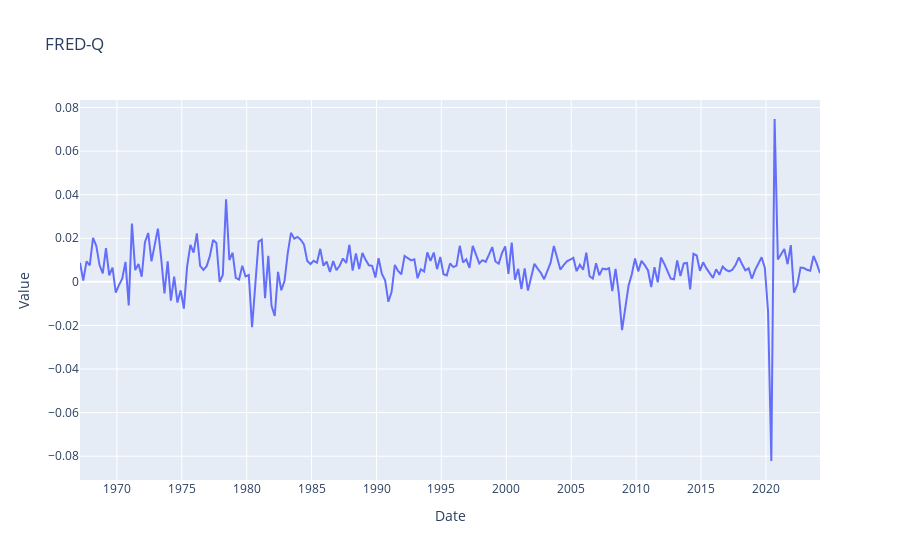

Write notebook code for a chart like this one.
### Code cell
df_q.index = pd.to_datetime(df_q.index)
fig = px.line(df_q, x=df_q.index, y="GDPC1", title='FRED-Q')
fig.update_layout(xaxis_title="Date", yaxis_title="Value")
fig.update_xaxes(nticks=20, tickformat="%Y")
fig.show()

### Figure 1 — Plotly figure (JSON) as saved in the notebook; plotly's stock layout.template omitted (floating-point values rounded to 4 significant figures; data arrays with more than 128 entries replaced by an {"elided": "..."} marker saying what was removed)
{"data": [{"hovertemplate": "sasdate=%{x}<br>GDPC1=%{y}<extra></extra>", "legendgroup": "", "line": {"color": "#636efa", "dash": "solid"}, "marker": {"symbol": "circle"}, "mode": "lines", "name": "", "orientation": "v", "showlegend": false, "type": "scatter", "x": {"elided": "229 str values"}, "xaxis": "x", "y": {"elided": "229 float values"}, "yaxis": "y"}], "layout": {"legend": {"tracegroupgap": 0}, "title": {"text": "FRED-Q"}, "xaxis": {"anchor": "y", "domain": [0, 1], "nticks": 20, "tickformat": "%Y", "title": {"text": "Date"}}, "yaxis": {"anchor": "x", "domain": [0, 1], "title": {"text": "Value"}}}}
